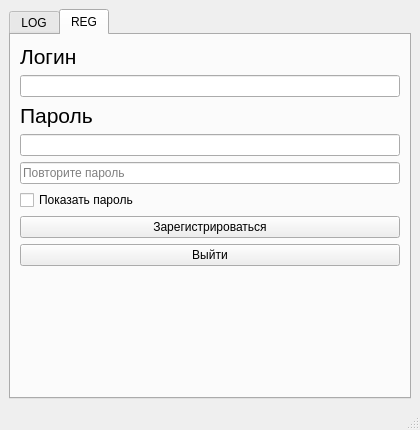
<?xml version="1.0" encoding="UTF-8"?>
<ui version="4.0">
 <class>MainWindow</class>
 <widget class="QMainWindow" name="MainWindow">
  <property name="geometry">
   <rect>
    <x>0</x>
    <y>0</y>
    <width>420</width>
    <height>430</height>
   </rect>
  </property>
  <property name="windowTitle">
   <string>Авторизация</string>
  </property>
  <widget class="QWidget" name="centralwidget">
   <layout class="QVBoxLayout" name="verticalLayout_main">
    <item>
     <widget class="QTabWidget" name="tabWidget">
      <property name="currentIndex">
       <number>1</number>
      </property>
      <widget class="QWidget" name="LOG">
       <attribute name="title">
        <string>LOG</string>
       </attribute>
       <layout class="QVBoxLayout" name="verticalLayout_log">
        <item>
         <widget class="QLabel" name="Logni_2">
          <property name="font">
           <font>
            <pointsize>16</pointsize>
           </font>
          </property>
          <property name="text">
           <string>Логин</string>
          </property>
         </widget>
        </item>
        <item>
         <widget class="QLineEdit" name="Login_3"/>
        </item>
        <item>
         <widget class="QLabel" name="Paral_2">
          <property name="font">
           <font>
            <pointsize>16</pointsize>
           </font>
          </property>
          <property name="text">
           <string>Пароль</string>
          </property>
         </widget>
        </item>
        <item>
         <widget class="QLineEdit" name="Password_3"/>
        </item>
        <item>
         <widget class="QCheckBox" name="checkBox_2">
          <property name="text">
           <string>Показать пароль</string>
          </property>
         </widget>
        </item>
        <item>
         <widget class="QPushButton" name="Login_2">
          <property name="text">
           <string>Войти</string>
          </property>
         </widget>
        </item>
        <item>
         <widget class="QPushButton" name="GotoREG">
          <property name="text">
           <string>Регистрация</string>
          </property>
         </widget>
        </item>
        <item>
         <spacer name="verticalSpacer_log">
          <property name="orientation">
           <enum>Qt::Orientation::Vertical</enum>
          </property>
          <property name="sizeHint" stdset="0">
           <size>
            <width>20</width>
            <height>40</height>
           </size>
          </property>
         </spacer>
        </item>
       </layout>
      </widget>
      <widget class="QWidget" name="REG">
       <attribute name="title">
        <string>REG</string>
       </attribute>
       <layout class="QVBoxLayout" name="verticalLayout_reg">
        <item>
         <widget class="QLabel" name="Logni">
          <property name="font">
           <font>
            <pointsize>16</pointsize>
           </font>
          </property>
          <property name="text">
           <string>Логин</string>
          </property>
         </widget>
        </item>
        <item>
         <widget class="QLineEdit" name="Login"/>
        </item>
        <item>
         <widget class="QLabel" name="Paral">
          <property name="font">
           <font>
            <pointsize>16</pointsize>
           </font>
          </property>
          <property name="text">
           <string>Пароль</string>
          </property>
         </widget>
        </item>
        <item>
         <widget class="QLineEdit" name="Password"/>
        </item>
        <item>
         <widget class="QLineEdit" name="Password_2">
          <property name="placeholderText">
           <string>Повторите пароль</string>
          </property>
         </widget>
        </item>
        <item>
         <widget class="QCheckBox" name="checkBox">
          <property name="text">
           <string>Показать пароль</string>
          </property>
         </widget>
        </item>
        <item>
         <widget class="QPushButton" name="GotoLOG">
          <property name="text">
           <string>Зарегистрироваться</string>
          </property>
         </widget>
        </item>
        <item>
         <widget class="QPushButton" name="Exit">
          <property name="text">
           <string>Выйти</string>
          </property>
         </widget>
        </item>
        <item>
         <spacer name="verticalSpacer_reg">
          <property name="orientation">
           <enum>Qt::Orientation::Vertical</enum>
          </property>
          <property name="sizeHint" stdset="0">
           <size>
            <width>20</width>
            <height>40</height>
           </size>
          </property>
         </spacer>
        </item>
       </layout>
      </widget>
     </widget>
    </item>
   </layout>
  </widget>
  <widget class="QStatusBar" name="statusbar"/>
 </widget>
 <resources/>
 <connections/>
</ui>
